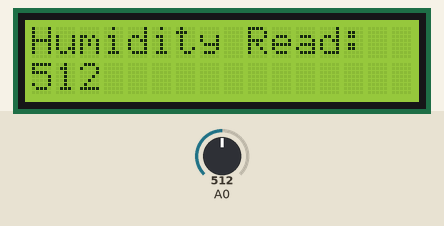
Bench run of a sketch on a simulated Arduino Uno, built with avr-gcc and run on an emulated ATmega328P. Shown: 16×2 character LCD. Inputs (shaded band) come from the test bench; at power-on: A0 = 512. What the sketch prints to the serial monitor is not drawn.

Above: at 1.2 s.
1.3 s: A0 set to 716
At 3.2 s:
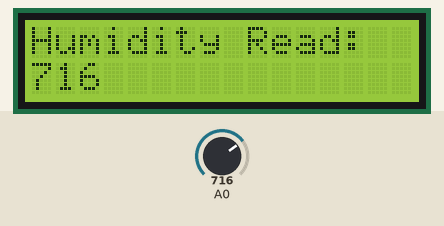
3.5 s: A0 set to 900
At 5.0 s:
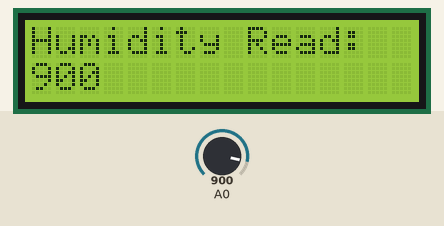
5.5 s: A0 set to 1023
At 6.6 s:
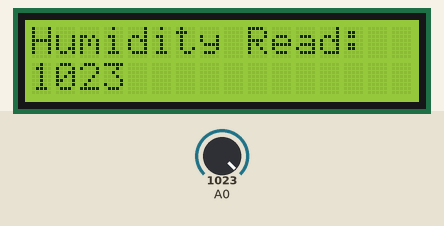
Timing chart, 0 to 8.5 s (numbered marks = the images above; inputs shaded):
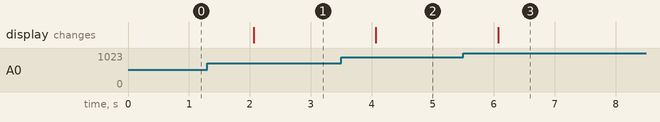

Measured:
- after the input at 1.3 s, the display: changes after 0.77 s (image 1)
- after the input at 3.5 s, the display: changes after 0.57 s (image 2)
- after the input at 5.5 s, the display: changes after 0.57 s (image 3)

The sketch:

calibration.ino
```cpp
// JU - added support to the LCD
// include the library code:
#include <LiquidCrystal.h>
// initialize the library with the numbers of the interface pins
const int DB07 = 8;
const int DB06 = 9;
const int DB05 = 10;
const int DB04 = 11;
const int E = 12;
const int RS = 13;

const int LCD_PIN = 6;    // the number of the LCD "A" pin (LED+)

LiquidCrystal lcd(RS, E, DB04, DB05, DB06, DB07);
int T = 1000; // sampling interval

int moistureRead = 0;

void setup() {
  // initialize the LCD Switch pin as an output:
  pinMode(LCD_PIN, OUTPUT);
  // Set the state of the screen to ON:
  digitalWrite(LCD_PIN, HIGH);
  // set up the LCD's number of columns and rows:
  lcd.begin(16, 2);
  lcd.setCursor(0, 0);
  lcd.print("Humidity Read:");
 // initialise Serial monitor
  Serial.begin(9600); // open serial port, set the baud rate as 9600 bps
}

void loop() {
  moistureRead = analogRead(0); //connect sensor to Analog 0
  lcd.setCursor(0, 1);
  lcd.print(moistureRead);
  Serial.println(moistureRead); //print the value to serial port
  delay(T);
}
```
